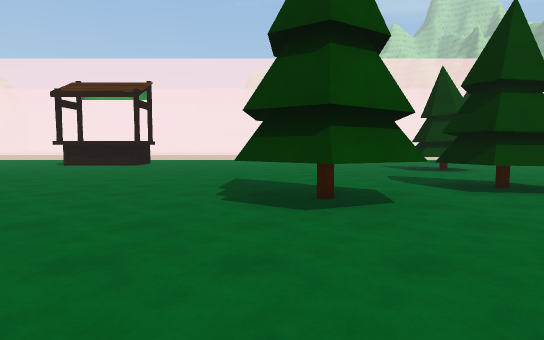
view 1 (above)

24 first-person views from a walk through a scene from a Unity 3-D project. The camera is 1.4 m above the floor, tilts 4° down and sees 75° across. The floor is counted in squares, 2 m on a side. Each view is taken from the middle of a square. On the plan, view 1 faces up. The plan holds only what a view shows up to about 11 squares ahead; the rest is blank. The place goes on beyond the plan. Some surface patterns are stand-ins.

view 2
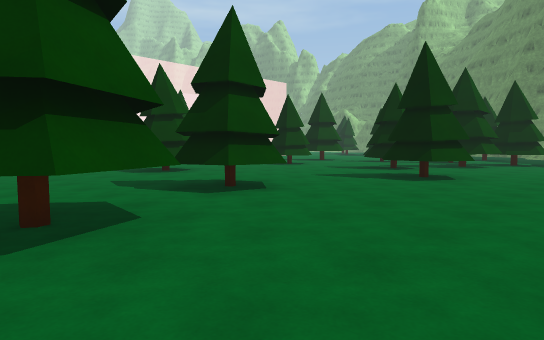

view 3
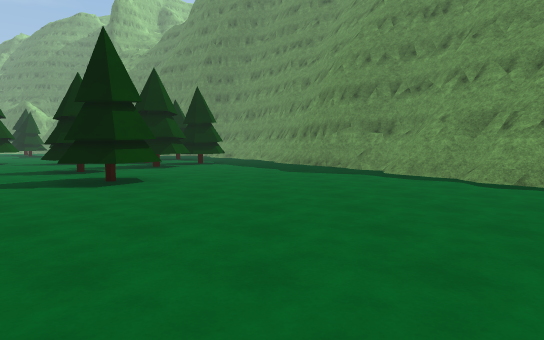

view 4
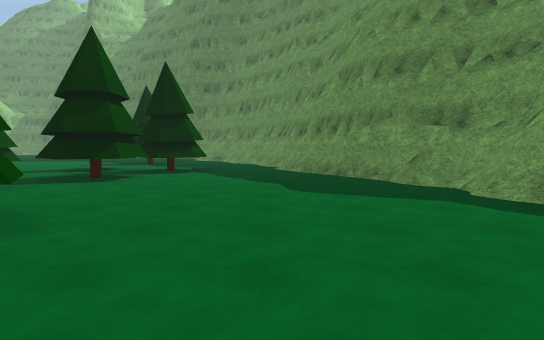

view 5
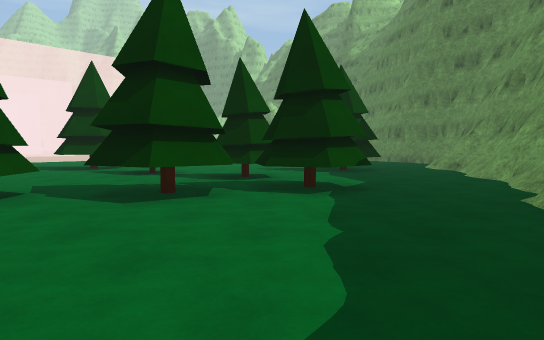

view 6
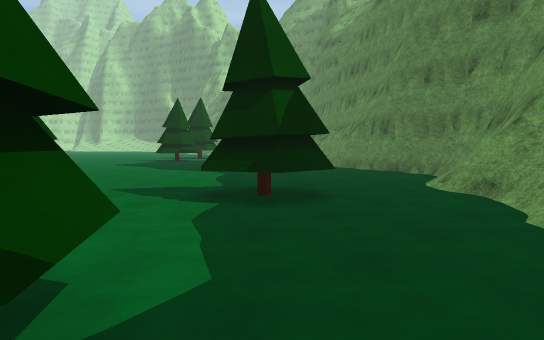

view 7
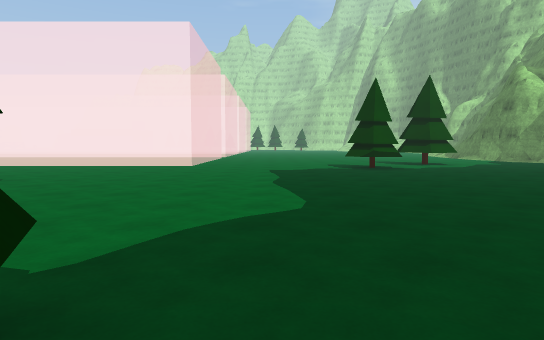

view 8
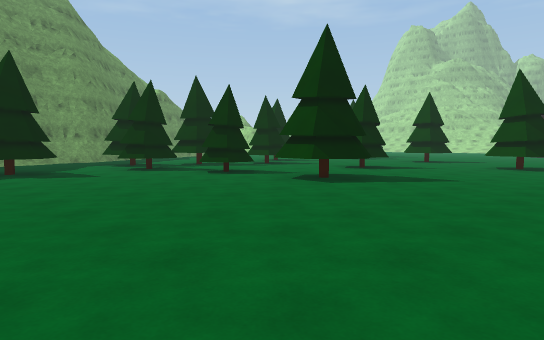

view 9
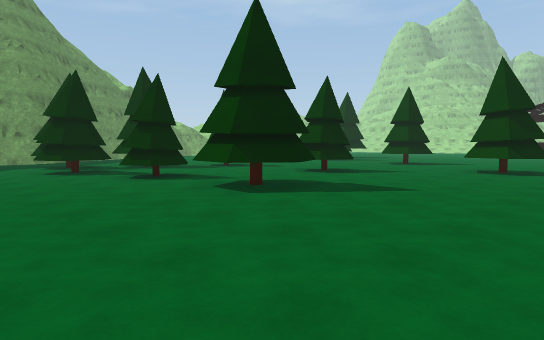

view 10
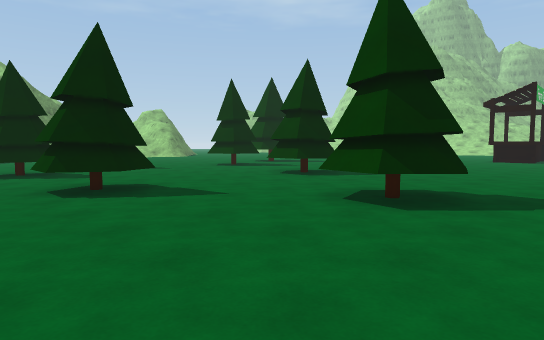

view 11
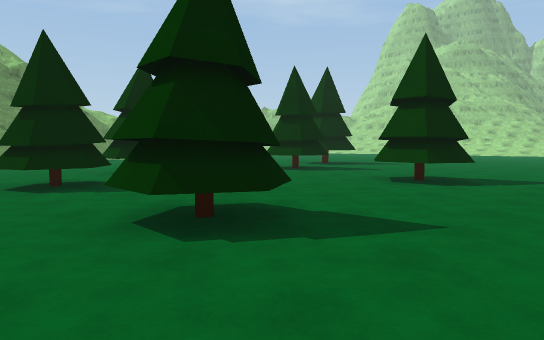

view 12
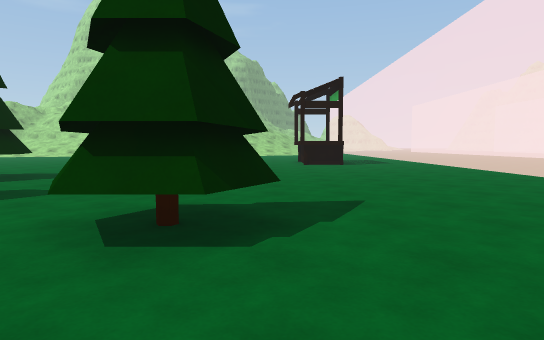

view 13
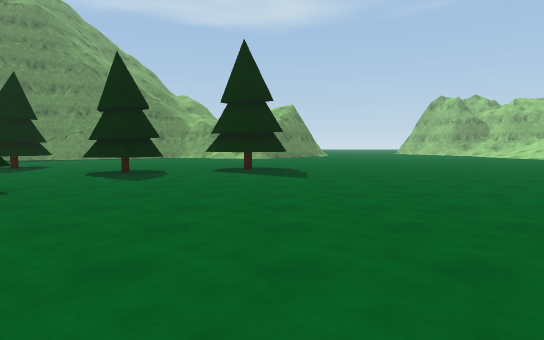

view 14
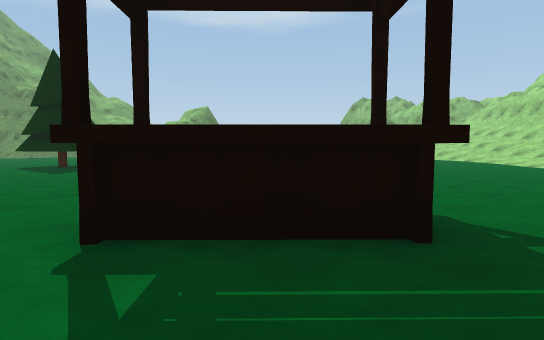

view 15
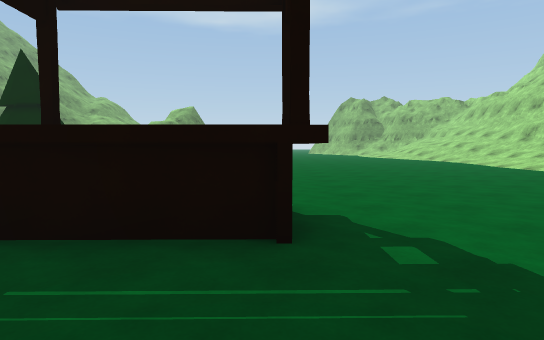

view 16
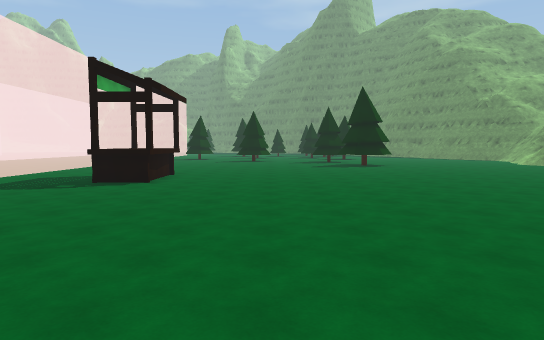

view 17
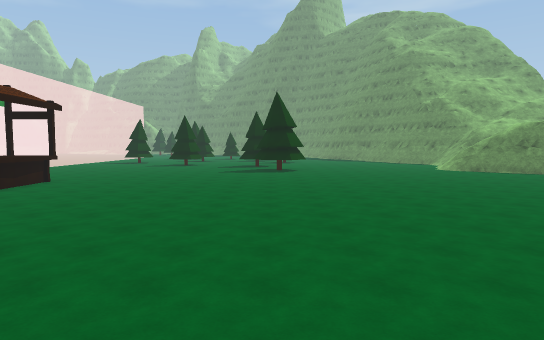

view 18
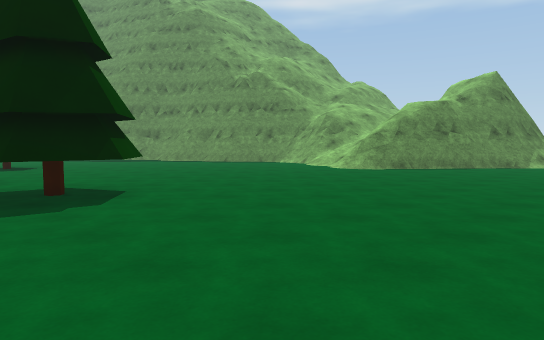

view 19
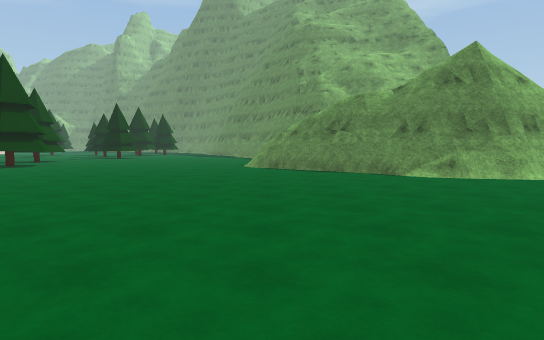

view 20
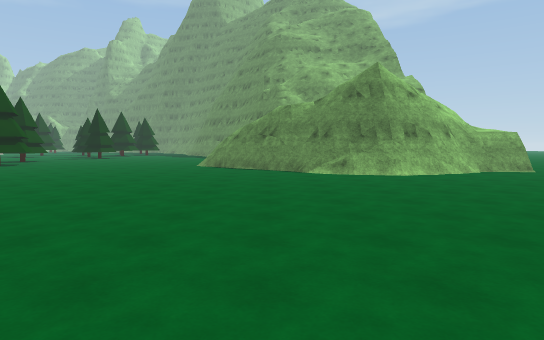

view 21
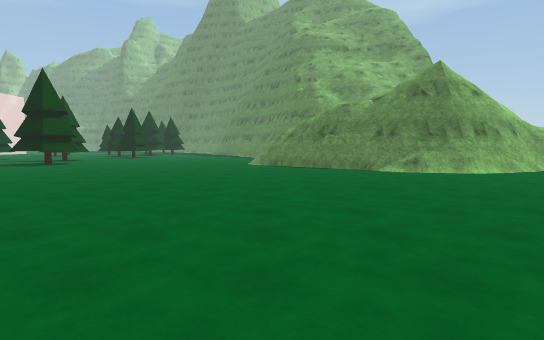

view 22
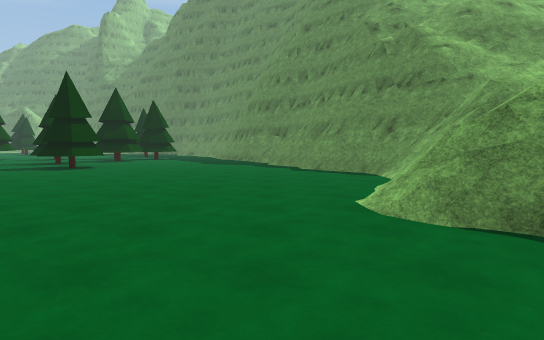

view 23
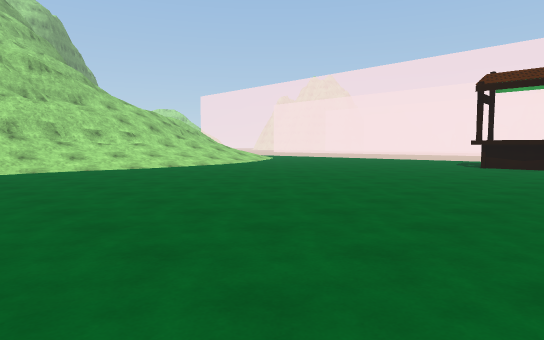

view 24
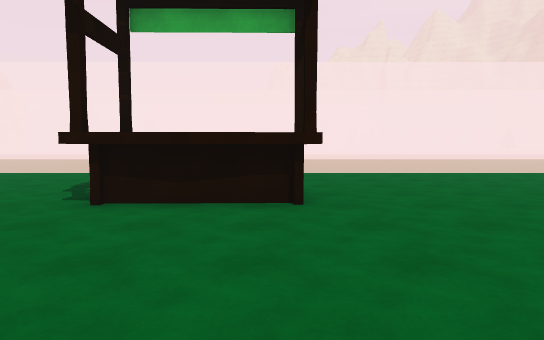

### Floor plan
Points are (right, up) in squares from view 1. A wall is a line through its corners. A room is listed if a view was taken in it or the views show most of it. See-through windows are left out.
Room 1 (views 1, 2, 3, 4, 5, 6, 7, 8, 9, 10, 11, 12, 13, 14, 15, 16, 17, 18, 19, 20, 21, 22, 23, 24)
walls: (7.6, -3.2) (7.9, -3.2) (8.7, -3.4) (9.1, -3.1); (0.4, -4.1) (1, -3.8); (9.5, -2.3) (10.8, -2.6) (11.6, -2.3) (12.2, -1.6); (8.9, -2.9) (9.9, -2.4); (8.3, -3.3) (8.7, -3); (7.5, -3.8) (8.1, -3.5); (8.5, -3.3) (9.7, -2.3); (6.3, -4.3) (7.7, -3.1); (9.2, -3.1) (10, -2.6); (6.6, -4.5) (7.7, -3.5) (8.1, -3.3); (8.4, -3.7) (8.9, -3.5); (5.8, -4.8) (6.5, -4.5); (5.5, -4.9) (6.4, -4.3); (-0.4, -4.7) (0.7, -3.9); (5.9, -4.9) (6.5, -4.7) (6.9, -4.2); (5.1, -5.1) (5.7, -4.8); (5.2, -5.1) (5.7, -4.9); (3.9, -5.3) (4.8, -5.3); (4.8, -5.2) (5.3, -5.2); (5.1, -5.3) (5.6, -5.1); (5.6, -5.2) (6.1, -4.9); (11.8, -1.5) (15.1, 0.4); (11.8, -1.7) (12.3, -1.4); (-0.7, -5.1) (-0.3, -4.7); (12.2, -1.5) (14.3, 0.1); (11.4, -2.4) (11.9, -2); (13.3, -0.5) (14.6, 0.3); (-1.2, -5.6) (-0.7, -5); (14.5, 0.2) (15.4, 0.5); (-2, -6.2) (0.2, -3.9); (14.6, -0.3) (15.2, 0); (15, 0.2) (15.5, 0.3); (-2.2, -6.9) (-1.8, -6.1); (-2.2, -6.9) (-1.3, -5.8); (-2.2, -7.1) (0.2, -3.6); (-2.7, -7.8) (-2.4, -7.4); (-2.9, -8.1) (-2.6, -7.5) (-1.9, -6.9); (17.6, 1) (18.1, 1.2); (18.1, 1.1) (19.1, 2); (18.5, 1.2) (19.3, 1.8); (18.6, 1.5) (19, 1.9); (-3.2, -9.2) (-2.4, -7.3); (-3, -9.8) (-3.1, -9.4) (-2.6, -7.5); (19.9, 2.3) (20.6, 2.8); (20, 2.2) (20.8, 2.7) (21.2, 3.5); (20.6, 2.7) (20.9, 3.1); (-3.1, -10.9) (-3.4, -9.5); (-2.7, -11.1) (-3, -9.7); (20.9, 3) (21.2, 3.5); (21, 3.3) (21.3, 3.7); (-2.7, -11.6) (-3.3, -9.3); (22.7, 4.1) (23.1, 4.4); (23.1, 4.1) (23.6, 4.6) (24.2, 6.4); (23.5, 4.6) (24.1, 5.7); (23.9, 5.4) (24, 5.8); (24, 5.9) (24.2, 7.5); (24.1, 7) (24.4, 7.5); (24.2, 6.5) (24.4, 7)
low walls: (0, -3.8) (0.4, -3.5); (6.8, -3.6) (7.4, -3.1); (8.3, -3.2) (9.5, -2.3); (5.6, -4.6) (6.1, -4.4) (6.6, -3.8); (10.6, -2.3) (11.1, -2.1); (10.6, -2.4) (11, -2.3) (11.4, -1.7); (12, -1.2) (12.5, -0.9); (11, -2.4) (11.5, -1.9); (-1.5, -5.8) (-0.8, -4.7); (-2.6, -7.1) (-2.2, -6.9); (-3.4, -9.5) (-3.3, -9); (20.6, 3) (20.9, 3.5); (23.2, 4.5) (23.6, 5); (23.7, 5.4) (24, 5.9)
objects: other object (-7, 12) to (-5, 13); tree (0, 4) to (2, 6); tree (3, 5) to (5, 7); tree (4, 9) to (6, 11); tree (7, 3) to (9, 5); tree (7, 13) to (8, 15); tree (9, 10) to (11, 11); tree (10, 5) to (11, 7); tree (12, 4) to (13, 6); tree (13, 10) to (15, 12); tree (14, 3) to (15, 5); tree (14, 5) to (16, 7); tree (14, 8) to (15, 9); tree (18, 5) to (19, 6); tree (22, 15) to (24, 16)

Where each view was taken, in squares from view 1:
view 1: 0 up, 0 right, facing up
view 2: 1 up, 0 right, facing up-right
view 3: 1 up, 1 right, facing right
view 4: 1 up, 5 right, facing right
view 5: 0 up, 10 right, facing up-right
view 6: 2 up, 15 right, facing up-right
view 7: 5 up, 20 right, facing up
view 8: 16 up, 20 right, facing down-left
view 9: 16 up, 18 right, facing down-left
view 10: 16 up, 12 right, facing down-left
view 11: 13 up, 12 right, facing down-left
view 12: 11 up, 8 right, facing left
view 13: 15 up, 0 right, facing down
view 14: 16 up, 6 left, facing down
view 15: 16 up, 7 left, facing down
view 16: 9 up, 16 left, facing right
view 17: 5 up, 16 left, facing right
view 18: 6 up, 5 left, facing down-right
view 19: 4 down, 11 left, facing right
view 20: 6 down, 13 left, facing right
view 21: 4 down, 13 left, facing right
view 22: 2 down, 3 left, facing right
view 23: 0 up, 4 left, facing up-left
view 24: 8 up, 5 left, facing up
